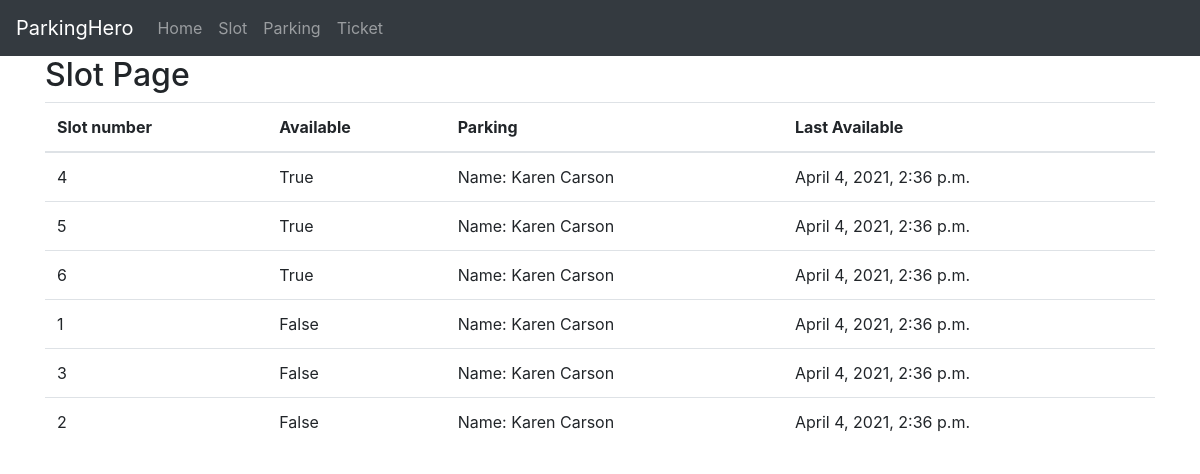
Before: /slot/ with the older database file.
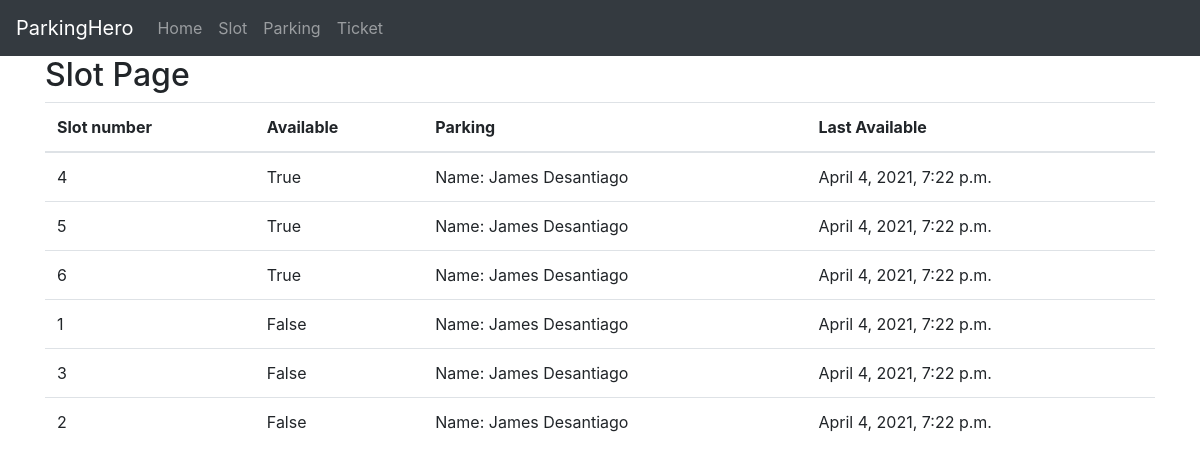
After: the same page with the newer database file.
### parking/models.py (models this page shows, shortened)
class TimeStampedModel(models.Model):
    created_at = models.DateTimeField(auto_now_add=True, editable=False, null=True)
    modified_at = models.DateTimeField(auto_now=True)
    class Meta:
        abstract = True

class Slot(TimeStampedModel):
    slot_number = models.PositiveIntegerField(auto_created=True)
    is_available = models.BooleanField(default=True)
    parking = models.ForeignKey(ParkingLot, blank=True, null=True, on_delete=models.CASCADE)
    last_available = models.DateTimeField('Last available at', auto_now_add=True)

class ParkingLot(TimeStampedModel):
    name = models.CharField(max_length=128, blank=True, null=True)
    address = models.CharField(max_length=256, blank=True, null=True)
    def __str__(self) -> str:
        return f"Name: {self.name}" or ""

### parking/views.py (the view)
# urls.py: path('slot/', SlotList.as_view(), name='slot'),
class SlotList(ListView):
    model = Slot
    paginate_by = 10
    template_name = 'parking/slot_list.html'
    def get_context_data(self, **kwargs):
        context = super().get_context_data(**kwargs)
        context['slot_list'] = Slot.objects.all().order_by('modified_at')
        return context

### parking/templates/parking/slot_list.html
{% extends "base.html" %}
{% block content %}
<div class="container">
    <h2>Slot Page</h2>
        <div class="row">
            <div class="col-12">
                <table class="table">
                <thead>
                <tr>
                    <th scope="col">Slot number</th>
                    <th scope="col">Available</th>
                    <th scope="col">Parking</th>
                    <th scope="col">Last Available</th>
                </tr>
                </thead>
                <tbody>
                {% for slot in slot_list %}
                    <tr>
                        <td>{{ slot.slot_number }}</td>
                        <td>{{ slot.is_available }}</td>
                        <td>{{ slot.parking }}</td>
                        <td>{{ slot.last_available }}</td>
                    </tr>
                {% endfor %}
                </tbody>
            </table>
            </div>
        </div>
</div>
{% endblock content %}

### parking/templates/base.html (shortened to what this page needs)
<!DOCTYPE html>
<html lang="en">
<head>
    <link rel="stylesheet" href="https://maxcdn.bootstrapcdn.com/bootstrap/4.0.0/css/bootstrap.min.css">
</head>
<body>
    {% include 'navbar.html' %}
    {% block content %}
    {% endblock %}
</body>
</html>

### parking/templates/navbar.html (shortened to what this page needs)
<nav class="navbar navbar-expand-lg navbar-dark bg-dark">
    <a class="navbar-brand" href="/">ParkingHero</a>
    <div class="collapse navbar-collapse" id="navbarNavAltMarkup">
      <div class="navbar-nav">
        <a class="nav-item nav-link" href="/">Home</a>
        <a class="nav-item nav-link" href="{% url 'parking:slot' %}">Slot</a>
        <a class="nav-item nav-link" href="{% url 'parking:parking_lot' %}">Parking</a>
        <a class="nav-item nav-link" href="{% url 'parking:ticket' %}">Ticket</a>
      </div>
    </div>
  </nav>

Changed rows visible on the page:
removed Slot: slot_number "4", is_available "True", parking "Name: Karen Carson", last_available "April 4, 2021, 2:36 p.m."
removed Slot: slot_number "5", is_available "True", parking "Name: Karen Carson", last_available "April 4, 2021, 2:36 p.m."
removed Slot: slot_number "6", is_available "True", parking "Name: Karen Carson", last_available "April 4, 2021, 2:36 p.m."
removed Slot: slot_number "1", is_available "False", parking "Name: Karen Carson", last_available "April 4, 2021, 2:36 p.m."
removed Slot: slot_number "3", is_available "False", parking "Name: Karen Carson", last_available "April 4, 2021, 2:36 p.m."
removed Slot: slot_number "2", is_available "False", parking "Name: Karen Carson", last_available "April 4, 2021, 2:36 p.m."
added Slot: slot_number "4", is_available "True", parking "Name: James Desantiago", last_available "April 4, 2021, 7:22 p.m."
added Slot: slot_number "5", is_available "True", parking "Name: James Desantiago", last_available "April 4, 2021, 7:22 p.m."
added Slot: slot_number "6", is_available "True", parking "Name: James Desantiago", last_available "April 4, 2021, 7:22 p.m."
added Slot: slot_number "1", is_available "False", parking "Name: James Desantiago", last_available "April 4, 2021, 7:22 p.m."
added Slot: slot_number "3", is_available "False", parking "Name: James Desantiago", last_available "April 4, 2021, 7:22 p.m."
added Slot: slot_number "2", is_available "False", parking "Name: James Desantiago", last_available "April 4, 2021, 7:22 p.m."
